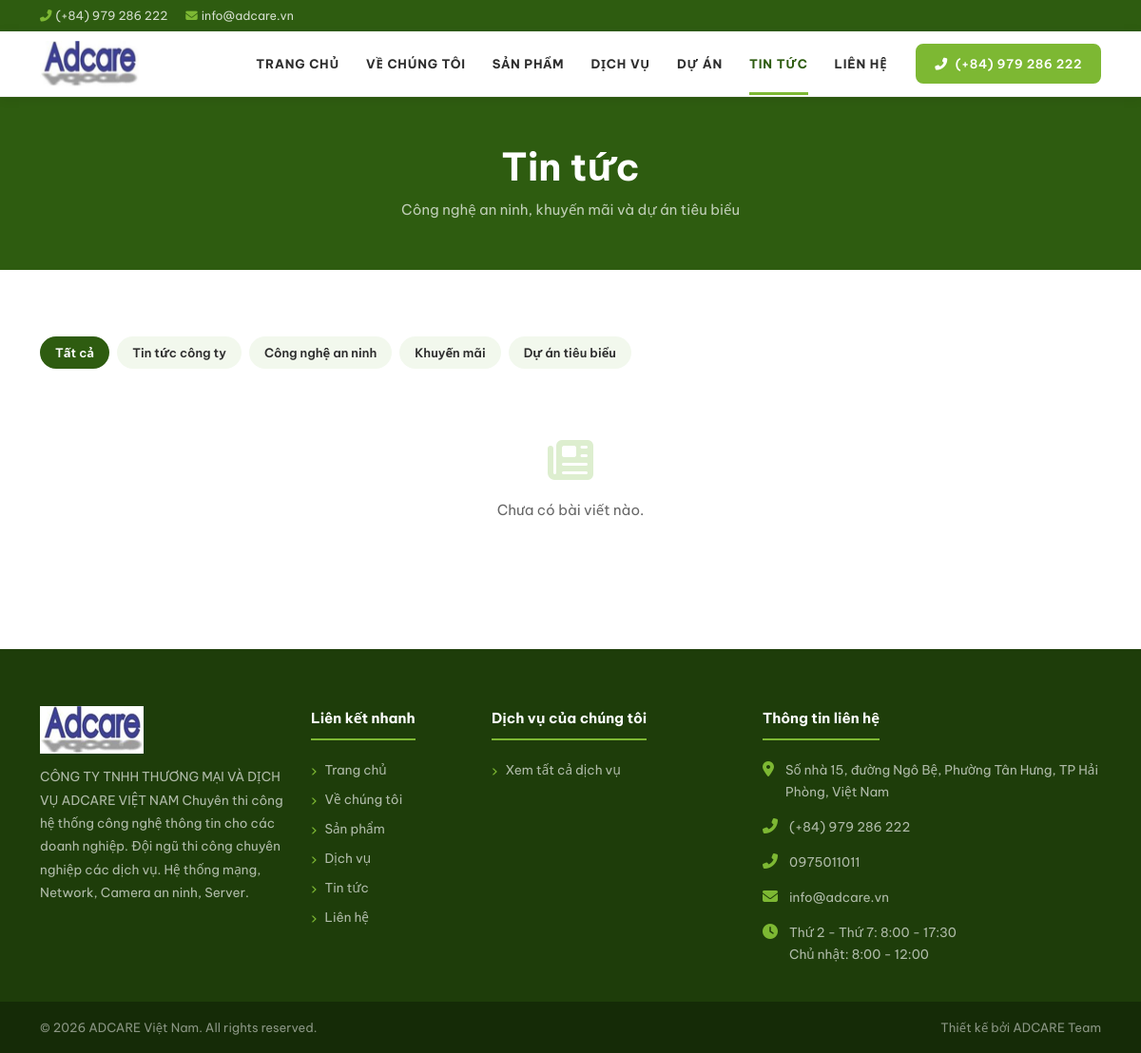
The app's page /tin-tuc/ with its own data.
### apps/core/models.py (models this page shows, shortened)
class SiteConfig(models.Model):
    company_name = models.CharField('Tên công ty', max_length=200, default='ADCARE Việt Nam')
    company_name_en = models.CharField('Tên tiếng Anh', max_length=200, blank=True)
    slogan = models.CharField('Slogan', max_length=300, blank=True)
    logo = ResizedImageField('Logo', size=[300, 100], upload_to='site/', blank=True)
    favicon = models.ImageField('Favicon', upload_to='site/', blank=True)
    address = models.TextField('Địa chỉ', blank=True)
    phone = models.CharField('Điện thoại', max_length=20, blank=True)
    phone_2 = models.CharField('Điện thoại 2', max_length=20, blank=True)
    email = models.EmailField('Email', blank=True)
    email_2 = models.EmailField('Email 2', blank=True)
    facebook_url = models.URLField('Facebook', blank=True)
    youtube_url = models.URLField('YouTube', blank=True)
    zalo_url = models.URLField('Zalo', blank=True)
    linkedin_url = models.URLField('LinkedIn', blank=True)
    google_maps_embed = models.TextField('Google Maps (iframe)', blank=True)
    working_hours = models.TextField(
        'Giờ làm việc', blank=True,
        default='Thứ 2 - Thứ 7: 8:00 - 17:30\nChủ nhật: 8:00 - 12:00',
        help_text='Mỗi dòng một khung giờ. VD: Thứ 2 - Thứ 7: 8:00 - 17:30'
    )
    footer_description = models.TextField(
        'Mô tả footer', blank=True,
        help_text='Đoạn giới thiệu ngắn hiển thị ở footer. Để trống sẽ dùng slogan.'
    )
    meta_description = models.TextField('Meta Description', blank=True)
    meta_keywords = models.TextField('Meta Keywords', blank=True)
    updated_at = models.DateTimeField(auto_now=True)
    class Meta:
        verbose_name = 'Cấu hình Website'
        verbose_name_plural = 'Cấu hình Website'
    @classmethod
    def get(cls):
        obj, _ = cls.objects.get_or_create(pk=1)
        return obj

### apps/news/models.py (models this page shows, shortened)
class NewsCategory(models.Model):
    name = models.CharField('Tên danh mục', max_length=200)
    slug = models.SlugField('Slug', unique=True, allow_unicode=True)
    description = models.TextField('Mô tả', blank=True)
    order = models.PositiveSmallIntegerField('Thứ tự', default=0)
    is_active = models.BooleanField('Hiển thị', default=True)
    class Meta:
        ordering = ['order']
        verbose_name = 'Danh mục tin tức'
        verbose_name_plural = 'Danh mục tin tức'

### apps/news/views.py (the view)
# urls.py: path('', views.ArticleListView.as_view(), name='news_list'),
class ArticleListView(ListView):
    template_name = 'news/list.html'
    context_object_name = 'articles'
    paginate_by = 9
    def get_queryset(self):
        qs = Article.objects.filter(status='published').select_related('category')
        cat_slug = self.request.GET.get('danh-muc')
        if cat_slug:
            self.current_category = get_object_or_404(NewsCategory, slug=cat_slug)
            qs = qs.filter(category=self.current_category)
        else:
            self.current_category = None
        return qs
    def get_context_data(self, **kwargs):
        ctx = super().get_context_data(**kwargs)
        ctx['categories'] = NewsCategory.objects.filter(is_active=True)
        ctx['current_category'] = getattr(self, 'current_category', None)
        ctx['page_title'] = 'Tin tức'
        return ctx

### templates/news/list.html (shortened to what this page needs)
{% extends 'base.html' %}
{% load static %}
{% block content %}
<div class="page-header text-center">
  <div class="container">
    <h1>Tin tức</h1>
    <p>Công nghệ an ninh, khuyến mãi và dự án tiêu biểu</p>
  </div>
</div>
<section class="section-pad">
  <div class="container">
    {% if categories %}
    <div class="d-flex gap-2 flex-wrap mb-4">
      <a href="{% url 'news_list' %}"
         style="padding:6px 16px;border-radius:20px;font-size:13px;font-weight:600;background:{% if not current_category %}var(--navy){% else %}var(--light){% endif %};color:{% if not current_category %}#fff{% else %}var(--text){% endif %};">
        Tất cả
      </a>
      {% for cat in categories %}
      <a href="{% url 'news_list' %}?danh-muc={{ cat.slug }}"
         style="padding:6px 16px;border-radius:20px;font-size:13px;font-weight:600;background:{% if current_category.pk == cat.pk %}var(--navy){% else %}var(--light){% endif %};color:{% if current_category.pk == cat.pk %}#fff{% else %}var(--text){% endif %};">
        {{ cat.name }}
      </a>
      {% endfor %}
    </div>
    {% endif %}
    {% if articles %}
    <div class="row g-4">
      {% for article in articles %}
      <div class="col-lg-4 col-md-6">
        <div class="card-item">
          <div class="card-img-wrap">
            <a href="{{ article.get_absolute_url }}">
              <img src="{{ article.image.url }}" alt="{{ article.title }}">
            </a>
          </div>
          <div class="card-body">
            <div class="d-flex justify-content-between align-items-center mb-1">
              {% if article.category %}
              <span style="font-size:11px;background:var(--light);color:var(--navy);padding:2px 8px;border-radius:4px;">{{ article.category.name }}</span>
              {% endif %}
              {% if article.published_at %}
              <small style="color:var(--text-muted);font-size:11px;">{{ article.published_at|date:"d/m/Y" }}</small>
              {% endif %}
            </div>
            <h3 class="card-title">
              <a href="{{ article.get_absolute_url }}" style="color:inherit;">{{ article.title }}</a>
            </h3>
            {% if article.summary %}<p class="card-text">{{ article.summary }}</p>{% endif %}
            <a href="{{ article.get_absolute_url }}" class="card-link">Đọc thêm <i class="fas fa-arrow-right ms-1"></i></a>
          </div>
        </div>
      </div>
      {% endfor %}
    </div>
    {% if is_paginated %}
    <nav class="mt-4">
      <ul class="pagination justify-content-center">
        {% if page_obj.has_previous %}
        <li class="page-item"><a class="page-link" href="?page={{ page_obj.previous_page_number }}"><i class="fas fa-chevron-left"></i></a></li>
        {% endif %}
        {% for num in page_obj.paginator.page_range %}
        <li class="page-item {% if page_obj.number == num %}active{% endif %}">
          <a class="page-link" href="?page={{ num }}">{{ num }}</a>
        </li>
        {% endfor %}
        {% if page_obj.has_next %}
        <li class="page-item"><a class="page-link" href="?page={{ page_obj.next_page_number }}"><i class="fas fa-chevron-right"></i></a></li>
        {% endif %}
      </ul>
    </nav>
    {% endif %}
    {% else %}
    <div class="text-center py-5" style="color:var(--text-muted);">
      <i class="fas fa-newspaper" style="font-size:48px;margin-bottom:16px;color:var(--border);"></i>
      <p>Chưa có bài viết nào.</p>
    </div>
    {% endif %}
  </div>
</section>
{% endblock %}

### templates/components/navbar.html (shortened to what this page needs)
{% load static %}
<div class="top-bar d-none d-md-block">
  <div class="container">
    <div class="d-flex justify-content-between align-items-center">
      <div>
        {% if site_config.phone %}
        <span class="me-3"><i class="fas fa-phone-alt"></i>{{ site_config.phone }}</span>
        {% endif %}
        {% if site_config.email %}
        <span><i class="fas fa-envelope"></i>{{ site_config.email }}</span>
        {% endif %}
      </div>
    </div>
  </div>
</div>
{% with path=request.path %}
<nav class="navbar navbar-expand-lg main-navbar">
  <div class="container">
    <a class="navbar-brand d-flex align-items-center gap-2" href="{% url 'home' %}">
      {% if site_config.logo %}
      <img src="{{ site_config.logo.url }}" alt="{{ site_config.company_name }}">
      {% else %}
      <div>
        <span class="brand-text">{{ site_config.company_name|default:"ADCARE" }}</span>
        <span class="brand-sub">{{ site_config.slogan|default:"Camera & Hệ thống an ninh" }}</span>
      </div>
      {% endif %}
    </a>
    <div class="collapse navbar-collapse" id="mainNav">
      <ul class="navbar-nav ms-auto">
        <li class="nav-item{% if path == '/' %} active{% endif %}">
          <a class="nav-link" href="{% url 'home' %}">Trang chủ</a>
        </li>
        <li class="nav-item{% if '/ve-chung-toi/' in path %} active{% endif %}">
          <a class="nav-link" href="{% url 'about' %}">Về chúng tôi</a>
        </li>
        <li class="nav-item dropdown{% if '/san-pham/' in path %} active{% endif %}">
          <a class="nav-link dropdown-toggle" href="{% url 'product_list' %}"
             data-bs-toggle="dropdown">Sản phẩm</a>
        </li>
        <li class="nav-item dropdown{% if '/dich-vu/' in path %} active{% endif %}">
          <a class="nav-link dropdown-toggle" href="{% url 'service_list' %}"
             data-bs-toggle="dropdown">Dịch vụ</a>
        </li>
        <li class="nav-item{% if '/du-an/' in path %} active{% endif %}">
          <a class="nav-link" href="{% url 'project_list' %}">Dự án</a>
        </li>
        <li class="nav-item{% if '/tin-tuc/' in path %} active{% endif %}">
          <a class="nav-link" href="{% url 'news_list' %}">Tin tức</a>
        </li>
        <li class="nav-item{% if '/lien-he/' in path %} active{% endif %}">
          <a class="nav-link" href="{% url 'contact' %}">Liên hệ</a>
        </li>
      </ul>
      {% if site_config.phone %}
      <a href="tel:{{ site_config.phone }}" class="btn-primary-custom ms-3 d-none d-lg-inline-flex align-items-center gap-2">
        <i class="fas fa-phone-alt"></i> {{ site_config.phone }}
      </a>
      {% endif %}
    </div>
  </div>
</nav>
{% endwith %}

### templates/components/footer.html (shortened to what this page needs)
{% load static %}
<footer class="main-footer">
  <div class="container">
    <div class="row g-4">
      <div class="col-lg-3 col-md-6">
        <div class="footer-brand">
          {% if site_config.logo %}
          <img src="{{ site_config.logo.url }}" alt="{{ site_config.company_name }}" style="height:50px;margin-bottom:12px;">
          {% else %}
          <span class="brand-name">{{ site_config.company_name|default:"ADCARE" }}</span>
          <span class="brand-sub">Việt Nam</span>
          {% endif %}
          <p>{{ site_config.footer_description|default:site_config.slogan|default:"Giải pháp camera & hệ thống an ninh toàn diện, chuyên nghiệp cho doanh nghiệp và gia đình." }}</p>
        </div>
      </div>
      <div class="col-lg-2 col-md-6">
        <h6 class="footer-title">Liên kết nhanh</h6>
        <ul class="footer-links">
          <li><a href="{% url 'home' %}">Trang chủ</a></li>
          <li><a href="{% url 'about' %}">Về chúng tôi</a></li>
          <li><a href="{% url 'product_list' %}">Sản phẩm</a></li>
          <li><a href="{% url 'service_list' %}">Dịch vụ</a></li>
          <li><a href="{% url 'news_list' %}">Tin tức</a></li>
          <li><a href="{% url 'contact' %}">Liên hệ</a></li>
        </ul>
      </div>
      <div class="col-lg-3 col-md-6">
        <h6 class="footer-title">Dịch vụ của chúng tôi</h6>
        <ul class="footer-links">
          {% if footer_services %}
            {% for svc in footer_services %}
            <li><a href="{{ svc.get_absolute_url }}">{{ svc.name }}</a></li>
            {% endfor %}
          {% else %}
            <li><a href="{% url 'service_list' %}">Xem tất cả dịch vụ</a></li>
          {% endif %}
        </ul>
      </div>
      <div class="col-lg-4 col-md-6">
        <h6 class="footer-title">Thông tin liên hệ</h6>
        {% if site_config.address %}
        <div class="footer-contact-item">
          <i class="fas fa-map-marker-alt"></i>
          <span>{{ site_config.address }}</span>
        </div>
        {% endif %}
        {% if site_config.phone %}
        <div class="footer-contact-item">
          <i class="fas fa-phone-alt"></i>
          <a href="tel:{{ site_config.phone }}">{{ site_config.phone }}</a>
        </div>
        {% endif %}
        {% if site_config.phone_2 %}
        <div class="footer-contact-item">
          <i class="fas fa-phone-alt"></i>
          <a href="tel:{{ site_config.phone_2 }}">{{ site_config.phone_2 }}</a>
        </div>
        {% endif %}
        {% if site_config.email %}
        <div class="footer-contact-item">
          <i class="fas fa-envelope"></i>
          <a href="mailto:{{ site_config.email }}">{{ site_config.email }}</a>
        </div>
        {% endif %}
        {% if site_config.working_hours %}
        <div class="footer-contact-item mt-2">
          <i class="fas fa-clock"></i>
          <span>{{ site_config.working_hours|linebreaksbr }}</span>
        </div>
        {% endif %}
      </div>
    </div>
  </div>
  <div class="footer-bottom mt-4">
    <div class="container">
      <div class="d-flex flex-column flex-md-row justify-content-between align-items-center gap-2">
        <span>© {% now "Y" %} {{ site_config.company_name|default:"ADCARE Việt Nam" }}. All rights reserved.</span>
        <span>Thiết kế bởi <a href="#">ADCARE Team</a></span>
      </div>
    </div>
  </div>
</footer>

### records on screen
SiteConfig: phone "(+84) 979 286 222", email "info@adcare.vn", logo (picture), footer_description "CÔNG TY TNHH THƯƠNG MẠI VÀ DỊCH VỤ ADCARE VIỆT NAM Chuyên thi công hệ thống công nghệ thông tin cho các doanh nghiệp. Đội ngũ thi công chuyên nghiệp các dịch vụ. Hệ thống mạng, Network, Camera an ninh, Server.", address "Số nhà 15, đường Ngô Bệ, Phường Tân Hưng, TP Hải Phòng, Việt Nam", phone_2 "0975011011", working_hours "Thứ 2 - Thứ 7: 8:00 - 17:30 Chủ nhật: 8:00 - 12:00", company_name "ADCARE Việt Nam"
NewsCategory: name "Tin tức công ty"
NewsCategory: name "Công nghệ an ninh"
NewsCategory: name "Khuyến mãi"
NewsCategory: name "Dự án tiêu biểu"
